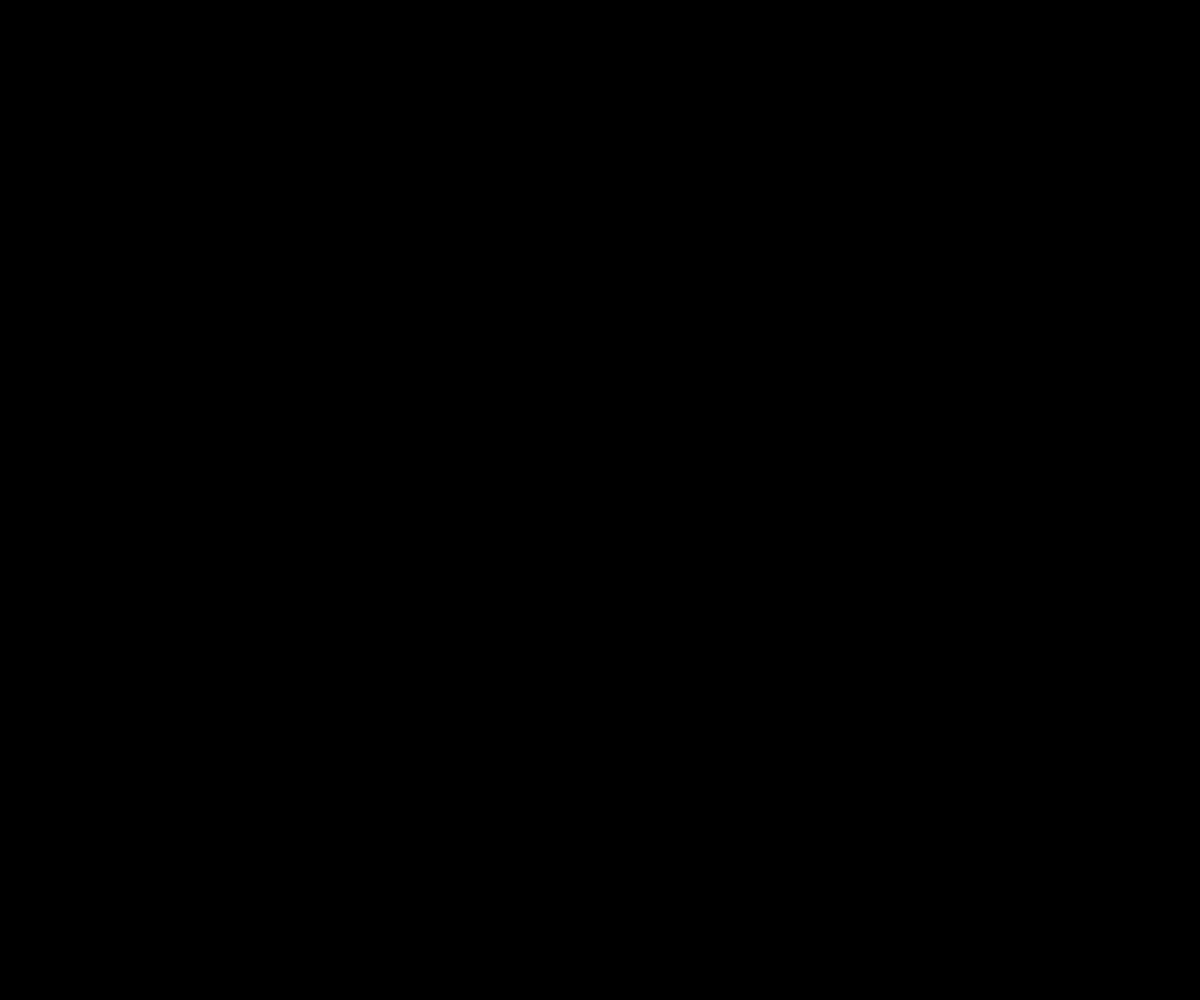
Frame 1 (no input)
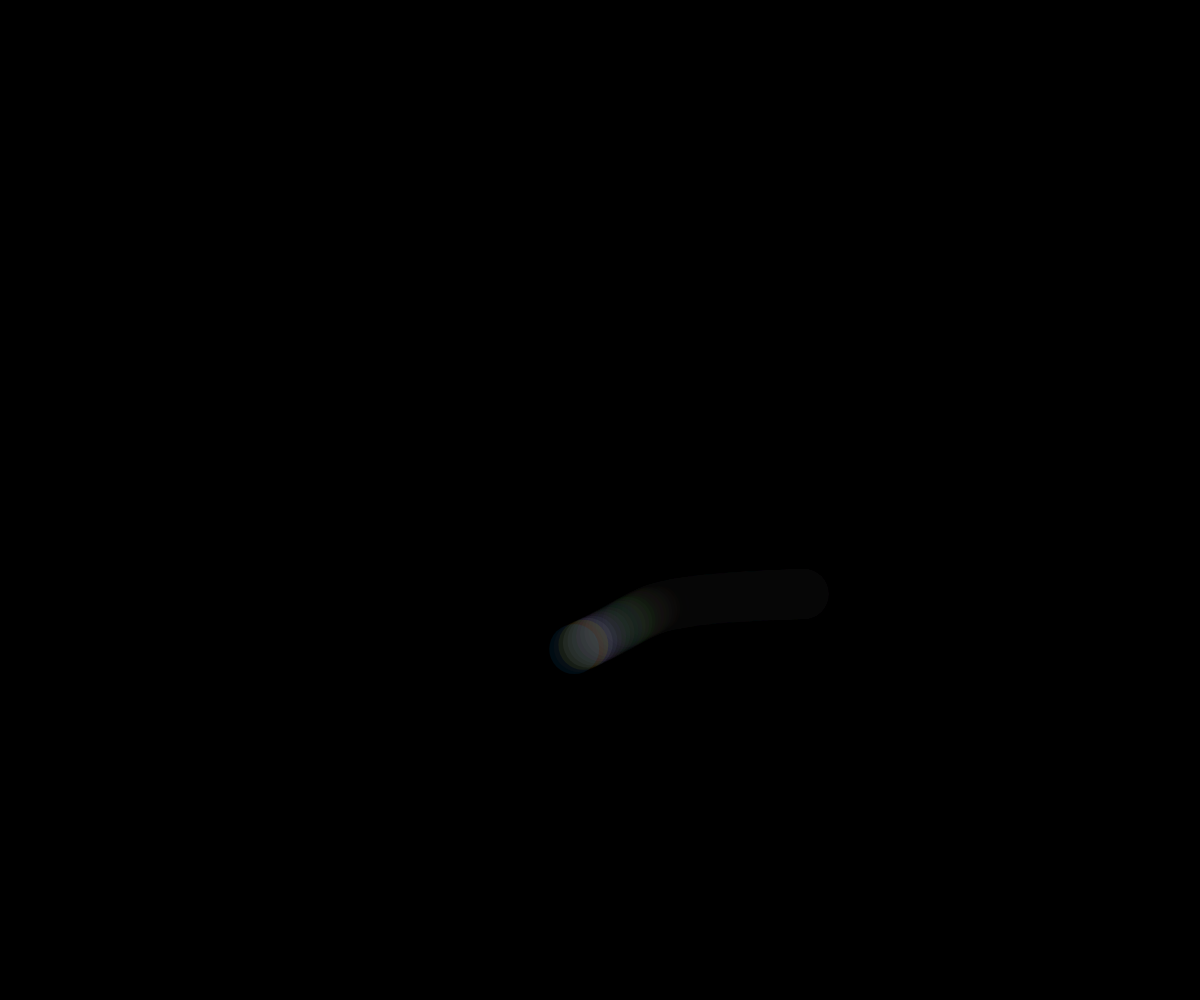
Frame 60 (no input)
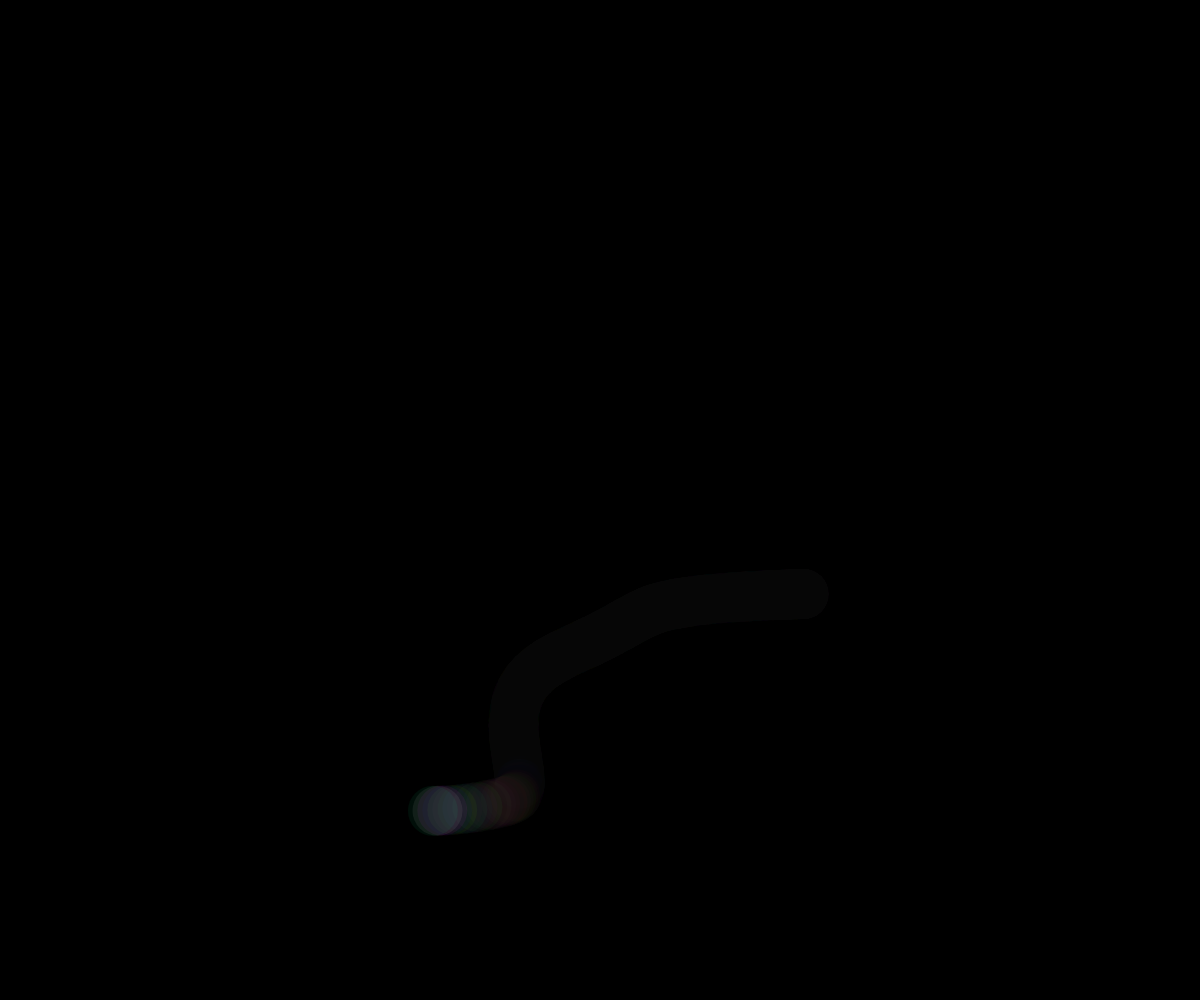
Frame 120 (the mouse pressed at the canvas centre since frame 60)

The p5.js sketch that drew these frames (run headless with seeded random() and noise() and a simulated clock; from frame 60 on, the mouse is pressed at the canvas centre):

// p5.js sketch
// ── sketch.js
var x;
var y;
var t = 0;
var T = 1000;
var r;
var g;
var b;


function setup() { 
  createCanvas(windowWidth, windowHeight);
  background(0);
} 

function draw() { 
  background(0, 20);
  
  fill(r, g, b, 20);
  noStroke();
  ellipse(x,y,50,50);
 
  r = random(0, 255);
  g = random(0, 255);
  b = random(0, 255);
  
  //x = noise(t);
  x = map(noise(t),0,1,0,width);
  //y = noise(T);
  y = map(noise(T),0,1,0,height);
  t =t+0.005;
  T =T+0.005;
}
